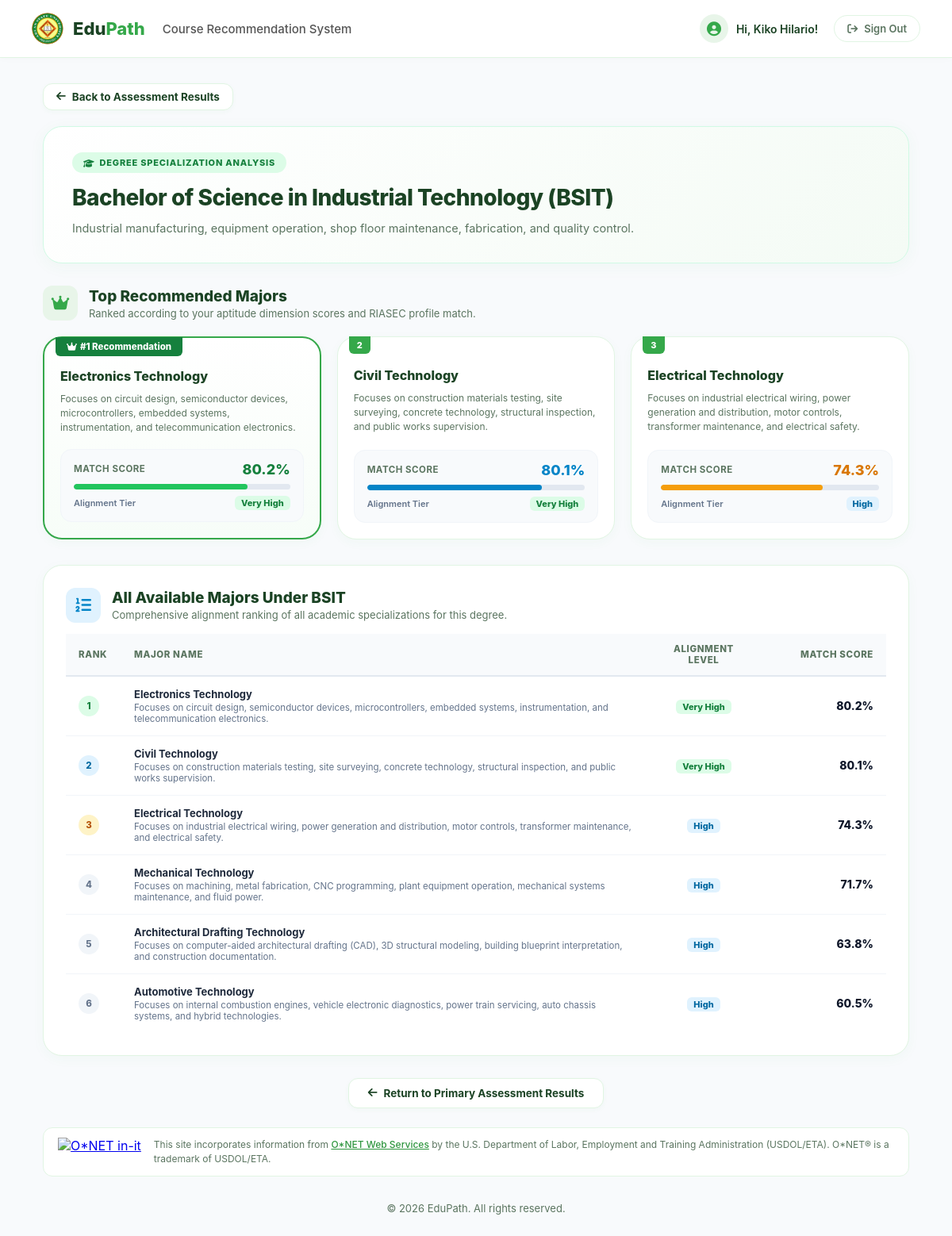
The app's page /results/majors/5/ (signed in) with its own data.
### assessment/models.py (models this page shows, shortened)
class StudentProfile(models.Model):
    id = models.AutoField(primary_key=True, verbose_name="ID")
    user = models.OneToOneField(
        settings.AUTH_USER_MODEL,
        on_delete=models.CASCADE,
        related_name='student_profile',
        verbose_name="User"
    )
    username = models.CharField(max_length=150, blank=True, null=True, unique=True, verbose_name="Username")
    full_name = models.CharField(max_length=128, blank=True, null=True, verbose_name="Full Name")
    date_of_birth = models.DateField(blank=True, null=True, verbose_name="Date of Birth")
    age = models.PositiveIntegerField(blank=True, null=True, verbose_name="Age")
    sex = models.CharField(max_length=20, blank=True, null=True, verbose_name="Sex")
    gwa = models.DecimalField(
        max_digits=5,
        decimal_places=2,
        blank=True,
        null=True,
        validators=[MinValueValidator(0.00), MaxValueValidator(100.00)],
        verbose_name="General Weighted Average (GWA)"
    )
    security_question = models.CharField(max_length=255, blank=True, null=True, verbose_name="Security Question")
    security_answer = models.CharField(max_length=255, blank=True, null=True, verbose_name="Security Answer")
    last_date_taken = models.DateTimeField(blank=True, null=True, verbose_name="Last Date Taken")
    class Meta:
        verbose_name_plural = "Student Profiles"
        unique_together = ('full_name', 'username')

### customization/models.py (models this page shows, shortened)
class Program(models.Model):
    program_id = models.AutoField(primary_key=True)
    program_name = models.CharField(max_length=255)
    abbreviation = models.CharField(max_length=30, unique=True)
    description = models.TextField()
    min_gwa = models.DecimalField(
        max_digits=5,
        decimal_places=2,
        null=True,
        blank=True,
        verbose_name="Minimum GWA Cutoff",
        help_text="Optional minimum GWA required for admission/recommendation (e.g., 85.00). Students with GWA below this value are disqualified."
    )
    created_at = models.DateTimeField(auto_now_add=True)
    updated_at = models.DateTimeField(auto_now=True)

class Major(models.Model):
    major_id = models.AutoField(primary_key=True)
    program = models.ForeignKey(
        'customization.Program',
        on_delete=models.CASCADE,
        related_name='majors',
        verbose_name="Program"
    )
    name = models.CharField(max_length=255, verbose_name="Major Name")
    description = models.TextField(blank=True, null=True, verbose_name="Description")
    created_at = models.DateTimeField(auto_now_add=True)
    updated_at = models.DateTimeField(auto_now=True)
    class Meta:
        verbose_name = "Major"
        verbose_name_plural = "Majors"
        ordering = ['program', 'name']

class ScoreInterpretation(models.Model):
    TIER_CHOICES = [(tier[0], tier[0]) for tier in DEFAULT_SCORE_TIERS]
    id = models.AutoField(primary_key=True, verbose_name="ID")
    label = models.CharField(max_length=50, unique=True, choices=TIER_CHOICES, verbose_name="Label")
    min_score = models.DecimalField(max_digits=5, decimal_places=2, verbose_name="Minimum Score")
    max_score = models.DecimalField(max_digits=5, decimal_places=2, verbose_name="Maximum Score")
    class Meta:
        verbose_name = "Score Interpretation Config"
        verbose_name_plural = "Score Interpretation Config"

### assessment/views.py (the view)
# urls.py: path('results/majors/<int:program_id>/', views.major_recommendations, name='major_recommendations'),
@login_required(login_url='signin')
def major_recommendations(request, program_id):
    student_profile = getattr(request.user, 'student_profile', None)
    if not student_profile:
        return redirect('dashboard')
    assessment_result = getattr(student_profile, 'assessment_result', None)
    if not assessment_result:
        assessment_result = calculate_and_save_assessment_results(student_profile)
    program = get_object_or_404(Program, pk=program_id)
    if not program.majors.exists():
        return redirect('result')
    aptitude_scores = {
        'numerical_score': assessment_result.numerical_score,
        'logical_score': assessment_result.logical_score,
        'problem_solving_score': assessment_result.problem_solving_score,
        'spatial_score': assessment_result.spatial_score,
        'technical_score': assessment_result.technical_score,
        'verbal_score': assessment_result.verbal_score,
    }
    riasec_scores = {
        'r_score': assessment_result.r_score,
        'i_score': assessment_result.i_score,
        'a_score': assessment_result.a_score,
        's_score': assessment_result.s_score,
        'e_score': assessment_result.e_score,
        'c_score': assessment_result.c_score,
        'riasec_code': assessment_result.riasec_code,
    }
    major_analysis = calculate_major_recommendations(
        student_profile=student_profile,
        program=program,
        aptitude_scores=aptitude_scores,
        riasec_scores=riasec_scores,
    )
    return render(request, 'assessment/major_result.html', {
        'program': program,
        'result': assessment_result,
        'top_majors': major_analysis['top_majors'],
        'all_majors': major_analysis['all_majors'],
    })

### templates/assessment/major_result.html (shortened to what this page needs)
{% extends 'assessment/base.html' %}
{% load static %}
{% block css %}
  <link rel="stylesheet" href="{% static 'css/major-result.css' %}">
{% endblock %}
{% block content %}
    <div class="back-nav">
      <a href="{% url 'result' %}" class="back-link">
        <i class="fa-solid fa-arrow-left"></i> Back to Assessment Results
      </a>
    </div>
    <section class="major-hero-card">
      <div class="major-badge">
        <i class="fa-solid fa-graduation-cap"></i> Degree Specialization Analysis
      </div>
      <h1 class="major-hero-title">
        {{ program.program_name }} {% if program.abbreviation %}({{ program.abbreviation }}){% endif %}
      </h1>
      <p class="major-hero-desc">
        {{ program.description|default:"Explore recommended specializations and majors aligned with your cognitive aptitudes and personal career preferences." }}
      </p>
    </section>
    <section>
      <div class="section-header-wrap">
        <div class="section-title-group">
          <div class="section-icon-box">
            <i class="fa-solid fa-crown"></i>
          </div>
          <div>
            <h3>Top Recommended Majors</h3>
            <p>Ranked according to your aptitude dimension scores and RIASEC profile match.</p>
          </div>
        </div>
      </div>
      <div class="majors-grid">
        {% for item in top_majors %}
        <div class="major-card {% if item.rank == 1 %}rank-1-card featured-card{% endif %}">
          {% if item.rank == 1 %}
            <div class="rank-tag tag-featured"><i class="fa-solid fa-crown"></i> #1 Recommendation</div>
          {% elif item.rank == 2 %}
            <div class="rank-tag tag-2">2</div>
          {% elif item.rank == 3 %}
            <div class="rank-tag tag-3">3</div>
          {% else %}
            <div class="rank-tag tag-other">{{ item.rank }}</div>
          {% endif %}
          <div class="major-card-body">
            <h4 class="major-name">{{ item.major.name }}</h4>
            <p class="major-description">{{ item.major.description|default:"Specialized major curriculum aligned with your assessed skill strengths and interests." }}</p>
          </div>
          <div class="major-match-box">
            <div class="match-stats-row">
              <span class="match-label">Match Score</span>
              <span class="match-pct {% if item.rank == 1 %}pct-green{% elif item.rank == 2 %}pct-blue{% else %}pct-yellow{% endif %}">
                {{ item.match_score }}%
              </span>
            </div>
            <div class="match-bar-track">
              <div class="match-bar-fill {% if item.rank == 1 %}fill-green{% elif item.rank == 2 %}fill-blue{% else %}fill-yellow{% endif %}" style="width: {{ item.match_score }}%;"></div>
            </div>
            <div class="alignment-tag-row">
              <span style="font-size: 11px; color: #64748b; font-weight: 600;">Alignment Tier</span>
              <span class="alignment-tier-badge {% if item.alignment_level == 'Very High' %}tier-very-high{% elif item.alignment_level == 'High' %}tier-high{% elif item.alignment_level == 'Moderate' %}tier-moderate{% else %}tier-low{% endif %}">
                {{ item.alignment_level }}
              </span>
            </div>
          </div>
        </div>
        {% empty %}
        <p style="color: #64748b; font-style: italic;">No majors currently registered for this program.</p>
        {% endfor %}
      </div>
    </section>
    {% if all_majors|length > 3 %}
    <section class="all-majors-card">
      <div class="section-header-wrap" style="margin-bottom: 12px;">
        <div class="section-title-group">
          <div class="section-icon-box" style="background: #e0f2fe; color: #0284c7;">
            <i class="fa-solid fa-list-ol"></i>
          </div>
          <div>
            <h3>All Available Majors Under {{ program.abbreviation }}</h3>
            <p>Comprehensive alignment ranking of all academic specializations for this degree.</p>
          </div>
        </div>
      </div>
      <table class="majors-table">
        <thead>
          <tr>
            <th style="width: 70px;">Rank</th>
            <th>Major Name</th>
            <th style="width: 140px; text-align: center;">Alignment Level</th>
            <th style="width: 160px; text-align: right;">Match Score</th>
          </tr>
        </thead>
        <tbody>
          {% for item in all_majors %}
          <tr>
            <td>
              <span class="table-rank-pill {% if item.rank == 1 %}rank-pill-1{% elif item.rank == 2 %}rank-pill-2{% elif item.rank == 3 %}rank-pill-3{% else %}rank-pill-other{% endif %}">
                {{ item.rank }}
              </span>
            </td>
            <td>
              <div style="font-weight: 700; color: #1e293b; margin-bottom: 2px;">{{ item.major.name }}</div>
              {% if item.major.description %}
              <div style="font-size: 11.5px; color: #64748b;">{{ item.major.description }}</div>
              {% endif %}
            </td>
            <td style="text-align: center;">
              <span class="alignment-tier-badge {% if item.alignment_level == 'Very High' %}tier-very-high{% elif item.alignment_level == 'High' %}tier-high{% elif item.alignment_level == 'Moderate' %}tier-moderate{% else %}tier-low{% endif %}">
                {{ item.alignment_level }}
              </span>
            </td>
            <td style="text-align: right;">
              <span style="font-weight: 800; font-size: 14px; color: #0f172a;">{{ item.match_score }}%</span>
            </td>
          </tr>
          {% endfor %}
        </tbody>
      </table>
    </section>
    {% endif %}
    <div style="margin-top: 28px; text-align: center;">
      <a href="{% url 'result' %}" class="back-link" style="display: inline-flex; padding: 10px 24px;">
        <i class="fa-solid fa-arrow-left"></i> Return to Primary Assessment Results
      </a>
    </div>
{% endblock %}

### templates/assessment/base.html (shortened to what this page needs)
{% load static %}
<!DOCTYPE html>
<html lang="en">
<head>
    <link rel="stylesheet" href="https://cdnjs.cloudflare.com/ajax/libs/font-awesome/6.4.0/css/all.min.css">
    <link rel="stylesheet" href="{% static 'css/common.css' %}">
    <link rel="stylesheet" href="{% static 'css/assessment.css' %}">
    {% block css %}{% endblock %}
</head>
<body>
    <header class="header">
        <a href="{% url 'dashboard' %}" class="brand" style="text-decoration: none;">
            <img src="{% static 'img/asu-logo.jpg' %}" alt="EduPath Logo" class="logo">
            <span class="brand-name">Edu<span class="text-bold" style="color: #35a84a;">Path</span></span>
            <span style="color: #555; font-size: 15px; margin-left: 10px; font-weight: 500;">Course Recommendation System</span>
        </a>
        <div class="header-actions">
            <div class="student-profile">
                <div class="avatar"><i class="fa-solid fa-circle-user"></i></div>
                <span>Hi, {{ student_name|default:user.student_profile.full_name|default:user.first_name|default:user.username|default:"Student"|title }}!</span>
            </div>
            <button class="sign-out" onclick="window.location.href='{% url 'signout' %}'">
                <i class="fa-solid fa-arrow-right-from-bracket"></i>
                <span>Sign Out</span>
            </button>
        </div>
    </header>
    <main class="container">
        {% block body %}
        {% block content %}{% endblock %}
        {% endblock %}
        <section class="credit-banner">
            <div class="credit-icon-box">
                <a href="https://services.onetcenter.org/" target="_blank" rel="noopener noreferrer" title="This site incorporates information from O*NET Web Services. Click to learn more."><img src="https://www.onetcenter.org/image/link/onet-in-it.svg" alt="O*NET in-it"></a>
            </div>
            <div class="credit-text">
                This site incorporates information from <a href="https://services.onetcenter.org/">O*NET Web Services</a> by the U.S. Department of Labor, Employment and Training Administration (USDOL/ETA). O*NET&reg; is a trademark of USDOL/ETA.
            </div>
        </section>
        <footer>
            <p>© 2026 EduPath. All rights reserved.</p>
        </footer>
    </main>
</body>
</html>

### records on screen
Program: program_name "Bachelor of Science in Industrial Technology", abbreviation "BSIT", description "Industrial manufacturing, equipment operation, shop floor maintenance, fabrication, and quality control."
Major: shows "#1 Recommendation", major.name "Electronics Technology", major.description "Focuses on circuit design, semiconductor devices, microcontrollers, embedded systems, instrumentation, and telecommunication electronics.", match_score "80.2", alignment_level "Very High", rank "1"
Major: shows "2", major.name "Civil Technology", major.description "Focuses on construction materials testing, site surveying, concrete technology, structural inspection, and public works supervision.", match_score "80.1", alignment_level "Very High", rank "2"
Major: shows "3", major.name "Electrical Technology", major.description "Focuses on industrial electrical wiring, power generation and distribution, motor controls, transformer maintenance, and electrical safety.", match_score "74.3", alignment_level "High", rank "3"
Major: rank "4", major.name "Mechanical Technology", major.description "Focuses on machining, metal fabrication, CNC programming, plant equipment operation, mechanical systems maintenance, and fluid power.", alignment_level "High", match_score "71.7"
Major: rank "5", major.name "Architectural Drafting Technology", major.description "Focuses on computer-aided architectural drafting (CAD), 3D structural modeling, building blueprint interpretation, and construction documentation.", alignment_level "High", match_score "63.8"
Major: rank "6", major.name "Automotive Technology", major.description "Focuses on internal combustion engines, vehicle electronic diagnostics, power train servicing, auto chassis systems, and hybrid technologies.", alignment_level "High", match_score "60.5"
